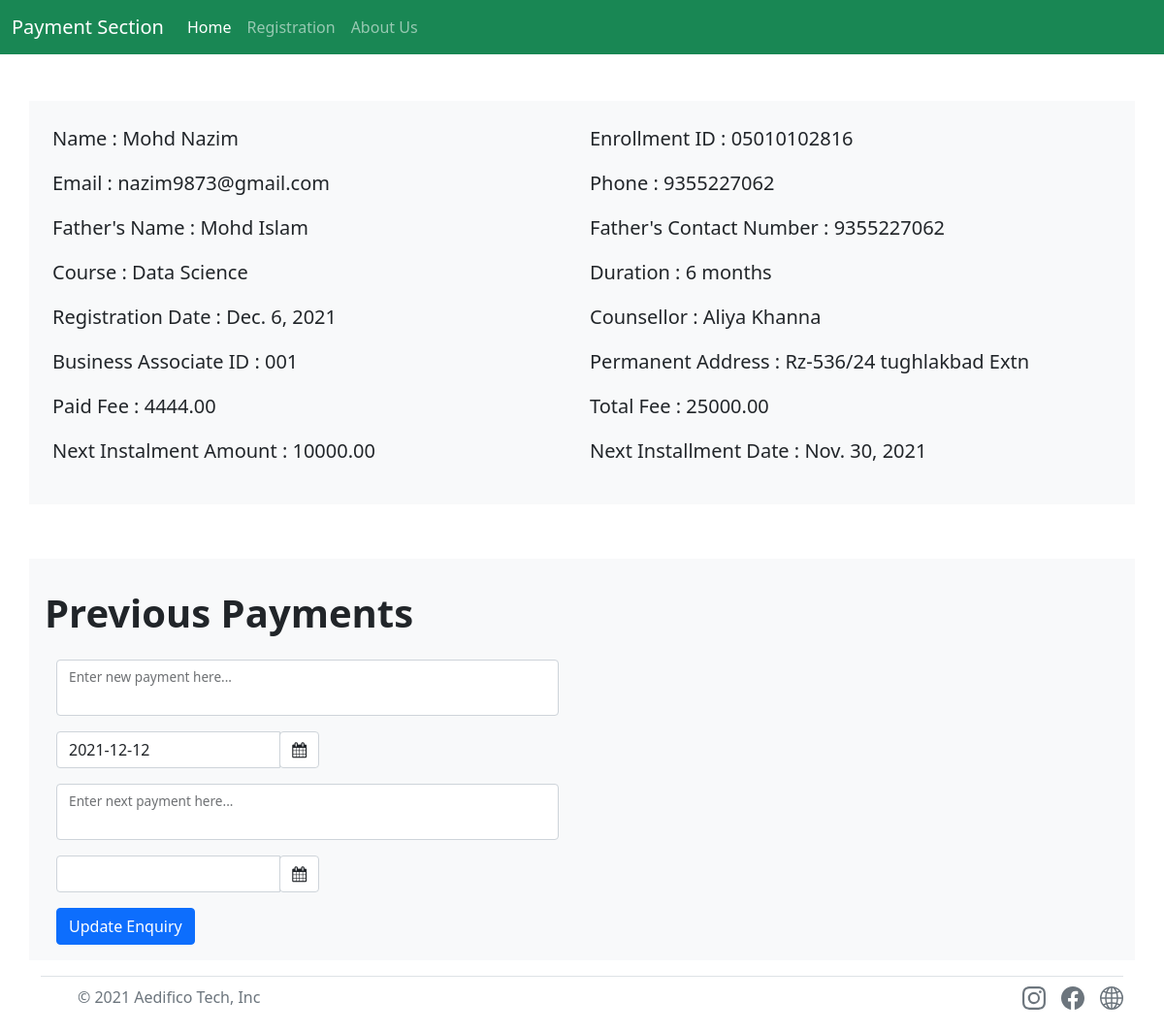
Screenshot of /crm/payment/1/ with the database file from the repository.
### crm/models.py (models this page shows, shortened)
class Registration(models.Model):
    registration_no = models.AutoField(primary_key=True)
    student_firstname = models.CharField(max_length=50, default="")
    student_lastname = models.CharField(max_length=50, default="")
    email = models.EmailField(max_length=100, default="")
    phone = models.IntegerField(default="")
    father_name = models.CharField(max_length=50, default="")
    father_phone = models.IntegerField()
    perm_add = models.CharField(max_length=200, default="")
    corres_add = models.CharField(max_length=100)
    course_name = models.CharField(max_length=50, default="")
    duration = models.CharField(max_length=50, default="")
    registration_date = models.DateField()
    ba_id = models.CharField(max_length=50, default="")
    enroll_id = models.CharField(max_length=50, default="")
    counsellor = models.CharField(max_length=50, default="")
    photo = models.ImageField(null=True, blank=True, upload_to="media/crm/photo")
    aadhar_front = models.ImageField(null=True, blank=True, upload_to="media/crm/aadhar_front")
    aadhar_back = models.ImageField(null=True, blank=True, upload_to="media/crm/aadhar_back")
    total_fee = models.DecimalField(decimal_places=2, max_digits=10)
    paid_fee = models.DecimalField(decimal_places=2, max_digits=10)
    first_installment_amt = models.DecimalField(null=True, decimal_places=2, max_digits=10)
    last_installment_date = models.DateField(null=True)
    payment_date = models.DateField()
    next_installment_date = models.DateField(null=True)
    next_installment_amt = models.DecimalField(null=True, decimal_places=2, max_digits=10)

### crm/views.py (the view, shortened to what this page needs)
# urls.py: path('payment/<str:pk>/', views.payment, name='payment'),
def payment(request, pk):
    p = PaymentForm()
    data = Registration.objects.get(registration_no=pk)
    data2 = Payment.objects.filter(registration=data)
    count = Payment.objects.filter(registration=data).count()
    data3 = data2.values("new_installment_amt", "new_installment_date", "next_installment_amt", "next_installment_date")
    print(data3)
    total_pay = 0
    for i in range(0, count):
        total_pay = total_pay + data3[i]['new_installment_amt']
    print(total_pay)
    paid_fee = data.paid_fee + total_pay
    params = {"student_firstname": data.student_firstname, "student_lastname": data.student_lastname,
              "email": data.email,
              "phone": data.phone, "father_name": data.father_name, "father_phone": data.father_phone,
              "perm_add": data.perm_add,
              "corres_add": data.corres_add, "course_name": data.course_name, "duration": data.duration,
              "registration_date": data.registration_date,
              "ba_id": data.ba_id, "enroll_id": data.enroll_id, "total_fee": data.total_fee,
              "paid_fee": paid_fee,
              "next_installment_date": data.next_installment_date,
              "next_installment_amt": data.next_installment_amt,
              "counsellor": data.counsellor,
              "pays": data3, 'p_form': p}
    return render(request, 'crm/payment.html', params)

### crm/forms.py
class PaymentForm(forms.ModelForm):
    new_installment_amt = forms.DecimalField(label="New Installment Amount", widget=forms.TextInput(
        attrs={'class': 'form-control'}))
    new_installment_date = forms.DateField(initial=datetime.date.today, widget=forms.TextInput(
        attrs={'class': 'form-control'}))
    next_installment_amt = forms.DecimalField(label="Next Installment Amount", required=False, widget=forms.TextInput(
        attrs={'class': 'form-control'}))
    next_installment_date = forms.DateField(required=False, widget=forms.TextInput(
        attrs={'class': 'form-control'}))
    registration = forms.ModelChoiceField(queryset=Registration.objects.all(), required=False)
    class Meta:
        model = Payment
        fields = "__all__"

### crm/templates/crm/payment.html (shortened to what this page needs)
<!doctype html>
<html lang="en">
<head>
    <link href="https://cdn.jsdelivr.net/npm/bootstrap@5.1.3/dist/css/bootstrap.min.css" rel="stylesheet"
>
    <link rel="stylesheet"
          href="https://cdnjs.cloudflare.com/ajax/libs/bootstrap-datepicker/1.9.0/css/bootstrap-datepicker.min.css">
    <link rel="stylesheet" href="https://cdnjs.cloudflare.com/ajax/libs/font-awesome/4.7.0/css/font-awesome.min.css">
</head>
<body>
<nav class="navbar navbar-expand-lg navbar-dark bg-success">
    <div class="container-fluid ">
        <a class="navbar-brand" href="#">Payment Section</a>
        <div class="collapse navbar-collapse" id="navbarNavDropdown">
            <ul class="navbar-nav">
                <li class="nav-item">
                    <a class="nav-link active" aria-current="page" href="/">Home</a>
                </li>
                <li class="nav-item">
                    <a class="nav-link" href="/registration">Registration</a>
                </li>
                <li class="nav-item">
                    <a class="nav-link" href="#">About Us</a>
                </li>
            </ul>
        </div>
    </div>
</nav>
<div class="container p-4 mt-5 blockquote bg-light">
    <div class="row gx-3 gy-2">
        <div class="col-md-6 ">
            <p>Name : {{student_firstname}} {{student_lastname}}</p>
        </div>
        <div class="col-md-6">
            <p>Enrollment ID : {{enroll_id}}</p>
        </div>
    </div>
    <div class="row gx-3 gy-2">
        <div class="col-md-6 ">
            <p>Email : {{email}}</p>
        </div>
        <div class="col-md-6">
            <p>Phone : {{phone}}</p>
        </div>
    </div>
    <div class="row gx-3 gy-2">
        <div class="col-md-6 ">
            <p>Father's Name : {{father_name}}</p>
        </div>
        <div class="col-md-6">
            <p>Father's Contact Number : {{father_phone}}</p>
        </div>
    </div>
    <div class="row gx-3 gy-2">
        <div class="col-md-6">
            <p>Course : {{course_name}}</p>
        </div>
        <div class="col-md-6">
            <p>Duration : {{duration}}</p>
        </div>
    </div>
    <div class="row  gx-3 gy-2">
        <div class="col-md-6">
            <p>Registration Date : {{registration_date}}</p>
        </div>
        <div class="col-md-6">
            <p>Counsellor : {{counsellor}}</p>
        </div>
    </div>
    <div class="row  gx-3 gy-2">
        <div class="col-md-6">
            <p>Business Associate ID : {{ba_id}}</p>
        </div>
        <div class="col-md-6">
            <p>Permanent Address : {{perm_add}}</p>
        </div>
    </div>
    <div class="row gx-3 gy-2">
        <div class="col-md-6">
            <p>Paid Fee : {{paid_fee}}</p>
        </div>
        <div class="col-md-6">
            <p>Total Fee : {{total_fee}}</p>
        </div>
    </div>
    <div class="row gx-3 gy-2">
        <div class="col-md-6">
            <p>Next Instalment Amount : {{next_installment_amt}}</p>
        </div>
        <div class="col-md-6">
            <p>Next Installment Date : {{next_installment_date}}</p>
        </div>
    </div>
</div>
<br>
<div class="container p-3 bg-light mt-3">
    <div class="row align-items-end justify-content-start gx-5 gy-2 pt-3">
        <div class="col-8">
            <h3 class="display-6 fw-bold">Previous Payments</h3>
        </div>
    </div>
    <form action="" method="post">
        <div class="container">
            <div class="row align-items-end justify-content-start gx-5 gy-2 pt-3">
                <div class="col-6">
                    <div class="form-floating">
                        {{p_form.new_installment_amt}}
                        <label for="floatingTextarea2">Enter new payment here...</label>
                    </div>
                </div>
            </div>
            <div class="col-md-3 pt-3 ">
                <div class="input-group date " id="datepicker">
                    {{p_form.new_installment_date}}
                    <span class="input-group-append">
                            <span class="input-group-text bg-white d-block">
                                <i class="fa fa-calendar"></i>
                            </span>
                        </span>
                </div>
            </div>
            <div class="row align-items-end justify-content-start gx-5 gy-2 pt-3">
                <div class="col-6">
                    <div class="form-floating">
                        {{p_form.next_installment_amt}}
                        <label for="floatingTextarea2">Enter next payment here...</label>
                    </div>
                </div>
            </div>
            <div class="col-md-3 pt-3 ">
                <div class="input-group date " id="datepicker2">
                    {{p_form.next_installment_date}}
                    <span class="input-group-append">
                            <span class="input-group-text bg-white d-block">
                                <i class="fa fa-calendar"></i>
                            </span>
                        </span>
                </div>
            </div>
            <button class="btn btn-primary btn-md mt-3" type="submit">Update Enquiry</button>
        </div>
    </form>
</div>
<div class="container ">
    <footer class="d-flex flex-wrap justify-content-between align-items-center py-2 my-3 border-top ">
        <div class="col-md-4 d-flex align-items-center">
            <a href="/" class="mb-3 me-2 mb-md-0 text-muted text-decoration-none lh-1">
                <svg class="bi" width="30" height="24">
                    <use xlink:href="#bootstrap"></use>
                </svg>
            </a>
            <span class="text-muted text-center">© 2021 Aedifico Tech, Inc</span>
        </div>
        <ul class="nav col-md-4 justify-content-end list-unstyled d-flex">
            <li class="ms-3"><a class="text-muted" href="https://www.instagram.com/aedificotech/?hl=en">
            </a></li>
            <li class="ms-3"><a class="text-muted" href="https://www.facebook.com/Aedificotech/">
            </a></li>
            <li class="ms-3"><a class="text-muted"
                                href="https://aedificogroup.com/corporate-training-2/aedifico-corporate-training-image/">
            </a></li>
        </ul>
    </footer>
</div>
</body>
</html>

### rows the page displays
Registration: student_firstname "Mohd", student_lastname "Nazim", enroll "05010102816", email "nazim9873@gmail.com", father_name "Mohd Islam", course_name "Data Science", duration "6 months", registration_date "Dec. 6, 2021", counsellor "Aliya Khanna", ba "001", perm_add "Rz-536/24 tughlakbad Extn", total_fee "25000.00", next_installment_amt "10000.00", next_installment_date "Nov. 30, 2021"

### other values shown
{{ phone }} "9355227062"
{{ father_phone }} "9355227062"
{{ paid_fee }} "4444.00"
